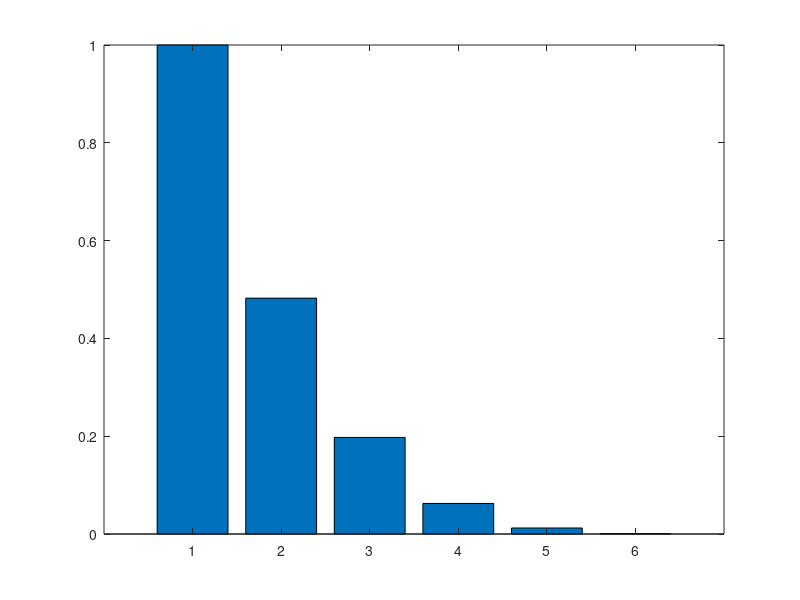

MATLAB code to generate this figure:
% bar([-3 -2 -1 0 1 2 3],[(1/8) 0 (3/8) 0 (3/8) 0 (1/8)])
% bar([-3 -2 -1 0 1 2 3], [(1/8) (1/8) (4/8) (4/8) (7/8) (7/8) (8/8)])
bar([6 5 4 3 2 1], [0.0008 0.0123 0.0625 0.1975 0.4823 1])